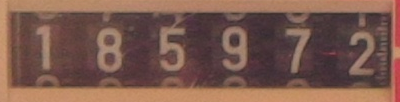
#> input picture digits_on_screen/_experiments/test_images/screen1.png, 400 x 102 px
$ python binarize_screens.py   (older library calls are emulated)
#> lines starting #> are read from the running program, lines starting #| are printed output that depends on the picture; after the words box and inside, x2 and y2 are one past the last pixel; in counts of white or black regions, pixels touching at a corner belong together
### utils/imutils.py
from itertools import zip_longest, repeat
from typing import Union, Tuple
import cv2
import itertools
import numpy as np
from skimage.filters import threshold_sauvola


def imshow(*unnamedMat, **namedMat):
    for name, matOrMatWithTitle in itertools.chain(enumerate(unnamedMat), namedMat.items()):
        if matOrMatWithTitle is None:
            continue
        if isinstance(matOrMatWithTitle, (tuple, list)) and len(matOrMatWithTitle) == 2:
            mat, title = matOrMatWithTitle
        else:
            mat, title = matOrMatWithTitle, None
        winName = str(name)
        cv2.imshow(winName, mat)
        if title is not None:
            cv2.setWindowTitle(winName, str(title))


def imshowWait(*unnamedMat, **namedMat):
    imshow(*unnamedMat, **namedMat)
    return cv2.waitKey()


# [24 lines left out: functions fit_image_to_shape, fitToWidth, not called in this run]


def imageLaplacianSharpness(image):
    # laplacian variance
    return cv2.Laplacian(image, cv2.CV_64F).var()


# [20 lines left out: function frames, not called in this run]


def padImage(image, padding):
    pass


# [12 lines left out: functions full_like_channels, zeros_like_channels, not called in this run]


def imSize(img) -> Tuple[int, int]:
    return img.shape[:2]


def imHeight(img) -> int:
    return img.shape[0]


def imWidth(img) -> int:
    return img.shape[1]


def imChannels(img) -> Tuple:
    return img.shape[2:]


def zeros(shape, dtype=np.uint8):
    return np.zeros(shape, dtype)


def fill(shape, fillValue, dtype=np.uint8):
    return np.full(shape, fillValue, dtype)


# [25 lines left out: function hStack, not called in this run]


def binarizeSauvola(gray, windowSize=41, k=.1):
    thresh_sauvola = threshold_sauvola(gray, window_size=windowSize, k=k)
    binary_sauvola = gray > thresh_sauvola
    binary_sauvola = np.uint8(binary_sauvola * 255)
    return binary_sauvola


def imInvert(image, out=None):
    return np.subtract(255, image, out=out)

### digits_on_screen/_experiments/binarize_screens.py
import cv2
import numpy as np
from glob import glob

from skimage.filters import threshold_sauvola

from utils.imutils import imshowWait, binarizeSauvola


def main():
    images = './test_images/screen1.png'
    f = sorted(glob(images))[0]
    img = cv2.imread(f, cv2.IMREAD_GRAYSCALE)
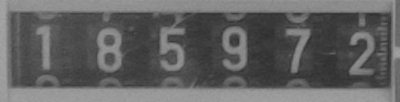
#> img: shape (102, 400); min 44, max 167, mean 98.1
    denoised = cv2.medianBlur(img, 3)

    windowSize = 41
    while True:
        binarized = binarizeSauvola(255-img, windowSize=windowSize, k=.1)
        key = imshowWait(img, denoised, (binarized, windowSize), 255-binarized)
        if key == 27:
            break
        elif key == ord('w'):
            windowSize += 2
        elif key == ord('s'):
            windowSize -= 2
#> this loop made 1 pass; (key Esc is pressed on pass 1)
#> key on pass 1: 27
#> pass 1, in binarizeSauvola, `thresh_sauvola = threshold_sauvola(gray, window_size=windowSize, k=k)`:
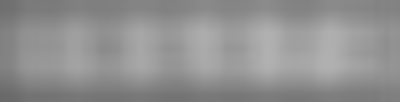
#> thresh_sauvola: shape (102, 400) float64; min 105.6, max 177.1, mean 145.1
#> pass 1, in binarizeSauvola, `binary_sauvola = gray > thresh_sauvola`:
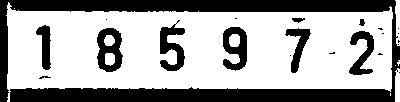
#> binary_sauvola: shape (102, 400) bool; 65% white; 22 black regions (13 under 20 px), largest, box (x1, y1, x2, y2) and area: (0, 0, 400, 102) 10698, (97, 28, 123, 72) 723, (223, 27, 247, 71) 674
#> after the loop, windowSize = 41


main()
